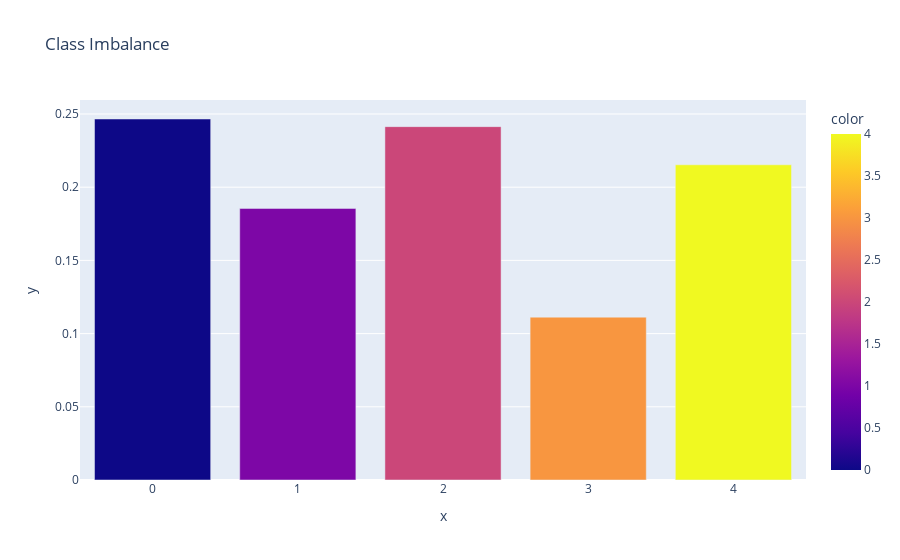

The cell this chart's notebook holds for it:
### Markdown cell above
### Checking For Class Imbalance:

### Code cell
import plotly.express as px

# To calculate the class imbalance ratios:
imbalance_ratios = training_data['Topic'].value_counts(normalize=True)

# To create a bar plot:
fig = px.bar(
    x=imbalance_ratios.index,
    y=imbalance_ratios.values,
    title='Class Imbalance',
    color=imbalance_ratios.index,
    color_discrete_sequence=px.colors.qualitative.Set3
)
fig.show()

### Figure 1 — Plotly figure (JSON) as saved in the notebook; plotly's stock layout.template omitted (floating-point values rounded to 4 significant figures)
{"data": [{"alignmentgroup": "True", "hovertemplate": "x=%{x}<br>y=%{y}<br>color=%{marker.color}<extra></extra>", "legendgroup": "", "marker": {"color": [0, 2, 4, 1, 3], "coloraxis": "coloraxis", "pattern": {"shape": ""}}, "name": "", "offsetgroup": "", "orientation": "v", "showlegend": false, "textposition": "auto", "type": "bar", "x": [0, 2, 4, 1, 3], "xaxis": "x", "y": [0.2466, 0.2414, 0.2153, 0.1855, 0.1112], "yaxis": "y"}], "layout": {"barmode": "relative", "coloraxis": {"colorbar": {"title": {"text": "color"}}, "colorscale": [[0, "#0d0887"], [0.1111, "#46039f"], [0.2222, "#7201a8"], [0.3333, "#9c179e"], [0.4444, "#bd3786"], [0.5556, "#d8576b"], [0.6667, "#ed7953"], [0.7778, "#fb9f3a"], [0.8889, "#fdca26"], [1, "#f0f921"]]}, "legend": {"tracegroupgap": 0}, "title": {"text": "Class Imbalance"}, "xaxis": {"anchor": "y", "domain": [0, 1], "title": {"text": "x"}}, "yaxis": {"anchor": "x", "domain": [0, 1], "title": {"text": "y"}}}}
